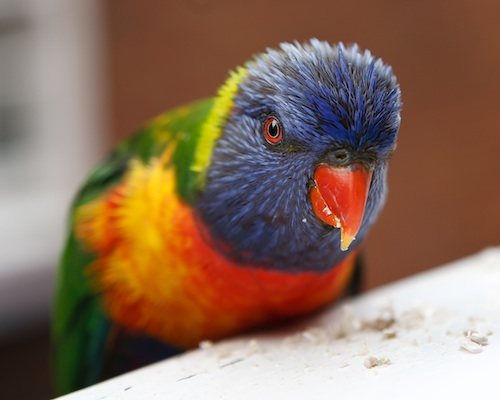
#> input picture 04 - Classification/Batch2/Number_Classification/image1.jpg, 500 x 400 px
$ jupyter execute 'image processing basics.ipynb'   (shell and % lines are left out)
#> lines starting #> are read from the running program, lines starting #| are printed output that depends on the picture; after the words box and inside, x2 and y2 are one past the last pixel; in counts of white or black regions, pixels touching at a corner belong together
# Image processing basic

[cell 1]
import numpy as np
import matplotlib.pyplot as plt

import cv2

**Loading Image **

[cell 2]
img = cv2.imread('image1.jpg')
#> img is the input picture: shape (400, 500, 3); mean B, G, R 92.3, 110.6, 138.7

[cell 3]
img.shape
#> Out = (400, 500, 3)

row , col , depth

[cell 4]
plt.imshow(img)
plt.show()
# red green and blue
# python blue green and red

[cell 5]
# splitting
b, g ,r = cv2.split(img)
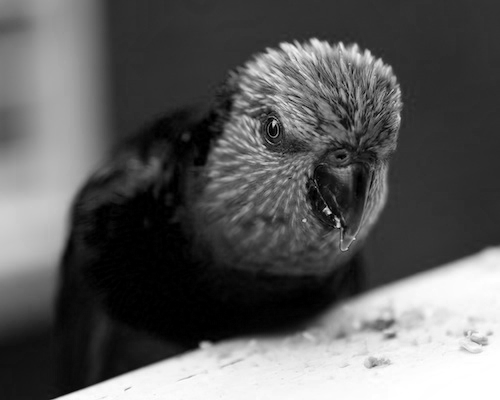
#> b: shape (400, 500); min 0, max 255, mean 92.3
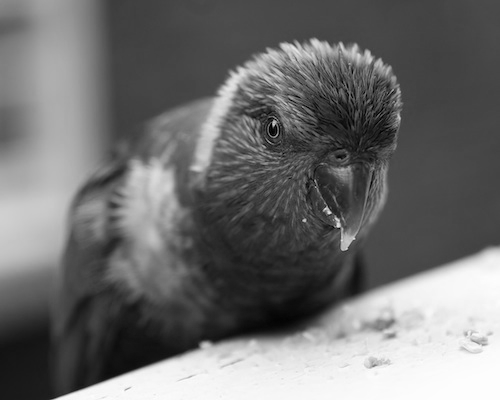
#> g: shape (400, 500); min 0, max 254, mean 110.6
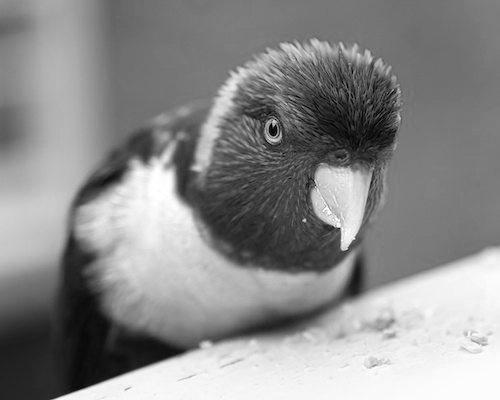
#> r: shape (400, 500); min 0, max 255, mean 138.7
img_new = cv2.merge((r , g ,b))
plt.imshow(img_new)

**Convert color image into grayscale **

[cell 6]
gray = cv2.cvtColor(img, cv2.COLOR_BGR2GRAY)
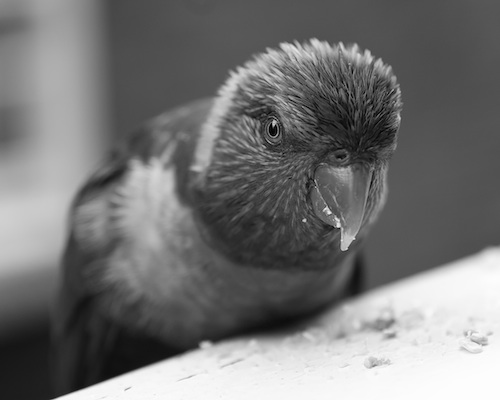
#> gray: shape (400, 500); min 0, max 254, mean 116.9
gray.shape
#> Out = (400, 500)

[cell 7]
plt.imshow(gray, cmap = 'gray')

 8 bit

[cell 8]
gray

**Converting gray scale image into binary (threshold)**

[cell 9]
ret , thresh1 = cv2.threshold(gray,127,255,cv2.THRESH_BINARY)
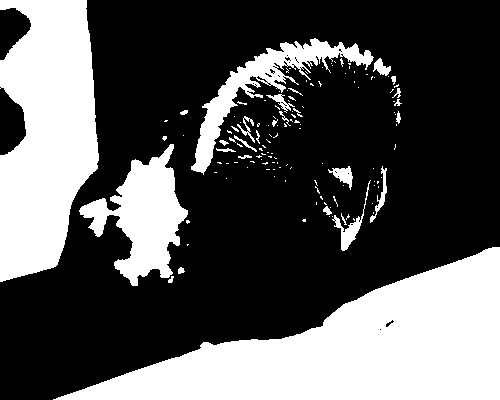
#> thresh1: shape (400, 500); 34.1% white; 137 white regions (109 under 20 px), largest, box (x1, y1, x2, y2) and area: (53, 247, 500, 400) 33017, (0, 0, 99, 282) 20933, (79, 144, 188, 286) 6922
ret , thresh2 = cv2.threshold(gray,127,255,cv2.THRESH_BINARY_INV)

[cell 10]
plt.subplot(1,2,1)
plt.imshow(thresh1,cmap = 'gray')
plt.subplot(1,2,2)
plt.imshow(thresh2,cmap = 'gray')
plt.show()
